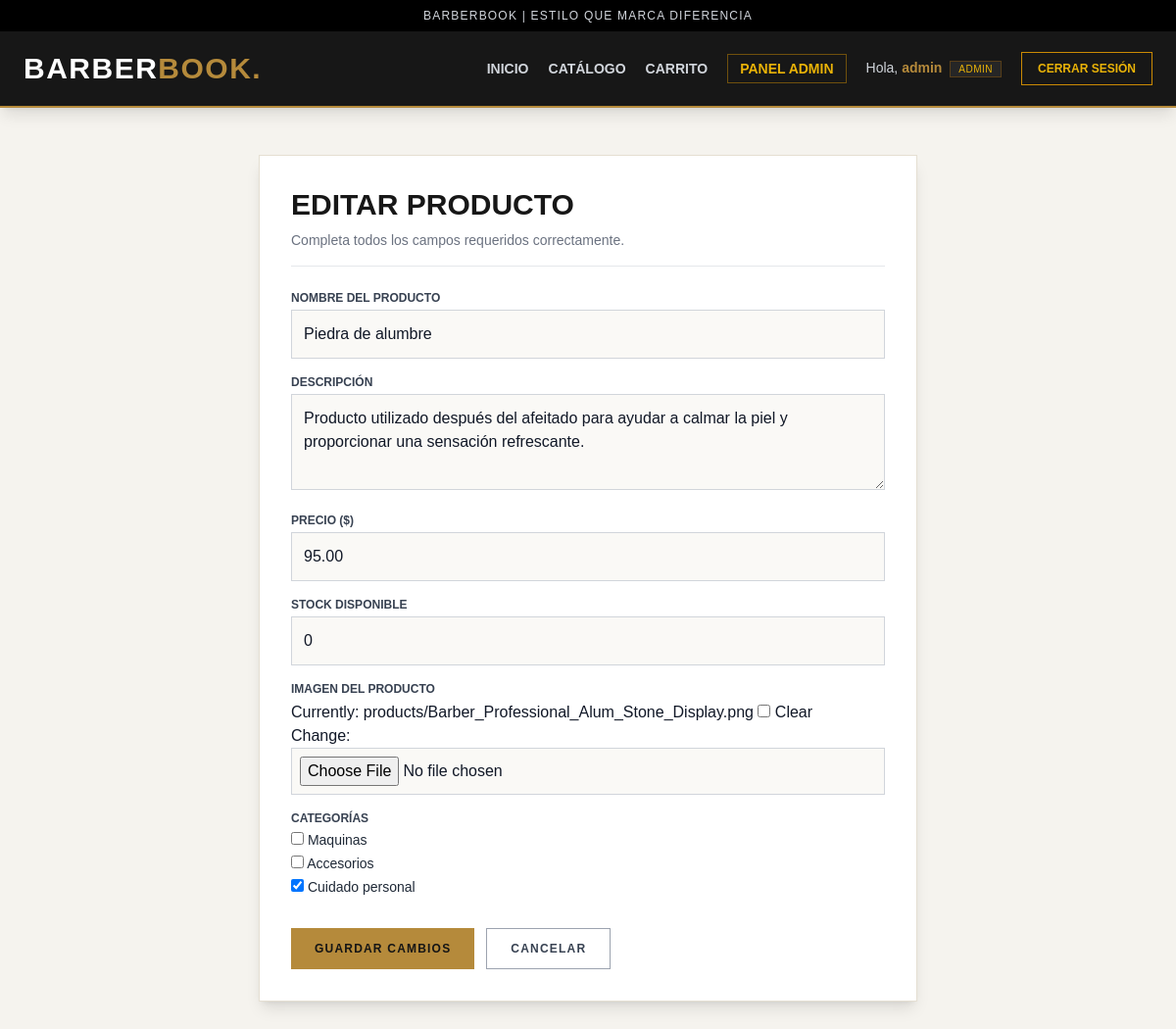
The page /products/63401bc2-5639-4827-b282-d3ed4217654c/edit/ (signed in) on the database its author committed.
### store/models.py (models this page shows, shortened)
class User(AbstractUser):
    id = models.UUIDField(primary_key=True, default=uuid.uuid4, editable=False)
    is_seller = models.BooleanField(default=False)

class Product(models.Model):
    id = models.UUIDField(primary_key=True, default=uuid.uuid4, editable=False)
    name = models.CharField(max_length=150)
    description = models.TextField()
    price = models.DecimalField(max_digits=10, decimal_places=2)
    stock = models.PositiveIntegerField(default=0)
    image = models.ImageField(upload_to='products/', blank=True, null=True)
    owner = models.ForeignKey(
        User,
        on_delete=models.CASCADE,
        related_name='products'
    )  # 1:N
    categories = models.ManyToManyField(
        Category,
        related_name='products'
    )  # N:M
    created_at = models.DateTimeField(auto_now_add=True)

### store/views.py (the view)
# urls.py: path('products/<uuid:pk>/edit/', views.product_update, name='product_update'),
@login_required(login_url='login')
def product_update(request, pk):
    product = get_object_or_404(Product, pk=pk)
    if not (request.user.is_staff or request.user.is_superuser or product.owner == request.user):
        return HttpResponseForbidden("No tienes permisos para editar este producto.")
    form = ProductForm(request.POST or None, request.FILES or None, instance=product)
    if form.is_valid():
        form.save()
        messages.success(request, 'Producto actualizado correctamente.')
        return redirect('dashboard')
    return render(request, 'store/product_form.html', {'form': form, 'titulo': 'Editar Producto'})

### store/models.py (called while the page is built)
    def __str__(self):
        return self.name

### store/templates/store/product_form.html (shortened to what this page needs)
{% extends 'store/base.html' %}
{% block content %}
<div class="max-w-2xl mx-auto my-12 bg-white p-8 border border-[#e5dfd2] shadow-lg">
    <h1 class="text-3xl font-bold text-[#171717] mb-2 uppercase">{{ titulo|default:"Gestionar Registro" }}</h1>
    <p class="text-sm text-gray-500 mb-6 border-b pb-4">Completa todos los campos requeridos correctamente.</p>
    <form method="POST" enctype="multipart/form-data" class="space-y-4">
        {% for field in form %}
            <div>
                <label class="block text-xs font-bold uppercase text-gray-700 mb-1">{{ field.label }}</label>
                {{ field }}
            </div>
        {% endfor %}
        <div class="flex gap-3 pt-4">
            <button type="submit" class="gold-button px-6 py-3 text-xs font-bold tracking-widest uppercase">
                Guardar Cambios
            </button>
            <a href="{% url 'dashboard' %}" class="border border-gray-400 text-gray-700 px-6 py-3 text-xs font-bold tracking-widest uppercase hover:bg-gray-100">
                Cancelar
            </a>
        </div>
    </form>
</div>
{% endblock %}

### store/templates/store/base.html (shortened to what this page needs)
<!DOCTYPE html>
<html lang="es">
<head>
        <script src="https://cdn.tailwindcss.com"></script>
    <link href="https://googleapis.com" rel="stylesheet">
</head>
<body class="text-gray-900">
    <div class="bg-black text-gray-300 text-center py-2 text-xs tracking-widest">
        BARBERBOOK | ESTILO QUE MARCA DIFERENCIA
    </div>
    <header class="bg-[#171717] shadow-lg sticky top-0 z-50 border-b-2 border-[#b58a3b]">
        <div class="max-w-7xl mx-auto px-6 py-5 flex flex-wrap justify-between items-center gap-4">
            <a href="{% url 'home' %}" class="brand text-3xl font-bold tracking-wider text-white">
                BARBER<span class="gold-text">BOOK.</span>
            </a>
            <nav class="flex items-center gap-5 flex-wrap">
                <a href="{% url 'home' %}" class="nav-link text-gray-300 text-sm font-semibold">INICIO</a>
                <a href="{% url 'home' %}#catalogo" class="nav-link text-gray-300 text-sm font-semibold">CATÁLOGO</a>
                <a href="{% url 'cart_detail' %}" class="nav-link text-gray-300 text-sm font-semibold">CARRITO</a>
                {% if user.is_authenticated %}
                    {% if user.is_staff or user.is_superuser or user.is_seller %}
                        <a href="{% url 'dashboard' %}" class="nav-link text-yellow-500 text-sm font-bold border border-yellow-600/50 px-3 py-1">
                            PANEL ADMIN
                        </a>
                    {% endif %}
                    <span class="text-gray-300 text-sm">
                        Hola, <span class="gold-text font-semibold">{{ user.username }}</span>
                        <span class="text-[10px] uppercase tracking-wider bg-neutral-800 text-yellow-500 px-2 py-0.5 ml-1 border border-yellow-700/40">
                            {% if user.is_staff or user.is_superuser %}Admin{% elif user.is_seller %}Vendedor{% else %}Cliente{% endif %}
                        </span>
                    </span>
                    <form method="POST" action="{% url 'logout' %}" class="inline">
                        <button type="submit"
                            class="border border-yellow-600 text-yellow-500 px-4 py-2 text-xs font-bold hover:bg-yellow-600 hover:text-black transition">
                            CERRAR SESIÓN
                        </button>
                    </form>
                {% else %}
                    <a href="{% url 'login' %}" class="nav-link text-gray-300 text-sm font-semibold">INICIAR SESIÓN</a>
                    <a href="{% url 'register' %}" class="gold-button px-5 py-3 text-xs font-bold tracking-wider">CREAR CUENTA</a>
                {% endif %}
            </nav>
        </div>
    </header>
    <main class="min-h-screen">
        {% block content %}{% endblock %}
    </main>
</body>
</html>

### store/templates/store/base.html (style rules this page uses)
body { font-family: 'Montserrat', sans-serif; background: #f5f3ee; }
h1, h2, h3, .brand { font-family: 'Oswald', sans-serif; }
.gold-text { color: #b58a3b; }
.nav-link { transition: .3s; }
.gold-button { background: #b58a3b; color: #151515; transition: .3s; }

### rows shown on the page
User: username "admin"
Product: form "Piedra de alumbre" "Producto utilizado después del afeitado para ayudar a calmar la piel y proporcionar una sensación refrescante." "95.00" "0"

### other values the page prints
{{ titulo|default:"Gestionar Registro" }} "EDITAR PRODUCTO"
{{ field.label }} "NOMBRE DEL PRODUCTO" "DESCRIPCIÓN" "PRECIO ($)" "STOCK DISPONIBLE" "IMAGEN DEL PRODUCTO" "CATEGORÍAS"
